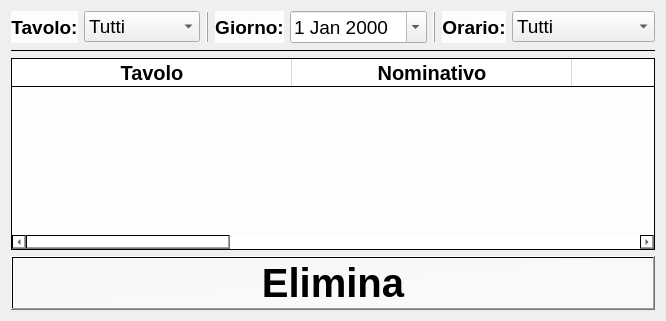
      <widget class="QWidget" name="mostra">
       <attribute name="title">
        <string>Prenotazioni</string>
       </attribute>
       <layout class="QGridLayout" name="gridLayout">
        <item row="0" column="0">
         <layout class="QHBoxLayout" name="horizontalLayout">
          <item>
           <widget class="QLabel" name="label_5">
            <property name="font">
             <font>
              <pointsize>14</pointsize>
              <weight>75</weight>
              <bold>true</bold>
             </font>
            </property>
            <property name="styleSheet">
             <string notr="true">background-image: url(:/ristorante/tpg.png);background-color: qlineargradient(spread:pad, x1:0, y1:1, x2:1, y2:0, stop:0 rgba(255, 255, 255, 225), stop:1 rgba(255, 255, 255, 227));</string>
            </property>
            <property name="text">
             <string>Tavolo:</string>
            </property>
            <property name="alignment">
             <set>Qt::AlignCenter</set>
            </property>
           </widget>
          </item>
          <item>
           <widget class="QComboBox" name="cb_tavolo">
            <property name="font">
             <font>
              <pointsize>14</pointsize>
              <weight>50</weight>
              <bold>false</bold>
             </font>
            </property>
            <property name="cursor">
             <cursorShape>PointingHandCursor</cursorShape>
            </property>
            <property name="styleSheet">
             <string notr="true">background-image: url(:/ristorante/8-85556_silver-mat-color.jpg);</string>
            </property>
            <item>
             <property name="text">
              <string>Tutti</string>
             </property>
            </item>
            <item>
             <property name="text">
              <string>Tavolo 1</string>
             </property>
            </item>
            <item>
             <property name="text">
              <string>Tavolo 2</string>
             </property>
            </item>
            <item>
             <property name="text">
              <string>Tavolo 3</string>
             </property>
            </item>
            <item>
             <property name="text">
              <string>Tavolo 4</string>
             </property>
            </item>
            <item>
             <property name="text">
              <string>Tavolo 5</string>
             </property>
            </item>
            <item>
             <property name="text">
              <string>Tavolo 6</string>
             </property>
            </item>
            <item>
             <property name="text">
              <string>Tavolo 7</string>
             </property>
            </item>
            <item>
             <property name="text">
              <string>Tavolo 8</string>
             </property>
            </item>
            <item>
             <property name="text">
              <string>Tavolo 9</string>
             </property>
            </item>
            <item>
             <property name="text">
              <string>Tavolo 10</string>
             </property>
            </item>
            <item>
             <property name="text">
              <string>Tavolo 11</string>
             </property>
            </item>
            <item>
             <property name="text">
              <string>Tavolo 12</string>
             </property>
            </item>
            <item>
             <property name="text">
              <string>Tavolo 13</string>
             </property>
            </item>
            <item>
             <property name="text">
              <string>Tavolo 14</string>
             </property>
            </item>
            <item>
             <property name="text">
              <string>Tavolo 15</string>
             </property>
            </item>
            <item>
             <property name="text">
              <string>Tavolo 16</string>
             </property>
            </item>
           </widget>
          </item>
          <item>
           <widget class="Line" name="line_3">
            <property name="frameShadow">
             <enum>QFrame::Raised</enum>
            </property>
            <property name="orientation">
             <enum>Qt::Vertical</enum>
            </property>
           </widget>
          </item>
          <item>
           <widget class="QLabel" name="label_3">
            <property name="font">
             <font>
              <pointsize>14</pointsize>
              <weight>75</weight>
              <bold>true</bold>
             </font>
            </property>
            <property name="styleSheet">
             <string notr="true">background-color: qlineargradient(spread:pad, x1:0, y1:1, x2:1, y2:0, stop:0 rgba(255, 255, 255, 225), stop:1 rgba(255, 255, 255, 227));background-image: url(:/ristorante/tpg.png);</string>
            </property>
            <property name="text">
             <string>Giorno:</string>
            </property>
            <property name="alignment">
             <set>Qt::AlignCenter</set>
            </property>
           </widget>
          </item>
          <item>
           <widget class="QDateEdit" name="de_data_2">
            <property name="font">
             <font>
              <pointsize>14</pointsize>
              <weight>50</weight>
              <bold>false</bold>
             </font>
            </property>
            <property name="cursor">
             <cursorShape>PointingHandCursor</cursorShape>
            </property>
            <property name="styleSheet">
             <string notr="true">background-image: url(:/ristorante/8-85556_silver-mat-color.jpg);</string>
            </property>
            <property name="calendarPopup">
             <bool>true</bool>
            </property>
           </widget>
          </item>
          <item>
           <widget class="Line" name="line_4">
            <property name="frameShadow">
             <enum>QFrame::Raised</enum>
            </property>
            <property name="orientation">
             <enum>Qt::Vertical</enum>
            </property>
           </widget>
          </item>
          <item>
           <widget class="QLabel" name="label_4">
            <property name="font">
             <font>
              <pointsize>14</pointsize>
              <weight>75</weight>
              <bold>true</bold>
             </font>
            </property>
            <property name="styleSheet">
             <string notr="true">background-color: qlineargradient(spread:pad, x1:0, y1:1, x2:1, y2:0, stop:0 rgba(255, 255, 255, 225), stop:1 rgba(255, 255, 255, 227));background-image: url(:/ristorante/tpg.png);</string>
            </property>
            <property name="text">
             <string>Orario:</string>
            </property>
            <property name="alignment">
             <set>Qt::AlignCenter</set>
            </property>
           </widget>
          </item>
          <item>
           <widget class="QComboBox" name="cb_orario_2">
            <property name="font">
             <font>
              <pointsize>14</pointsize>
              <weight>50</weight>
              <bold>false</bold>
             </font>
            </property>
            <property name="cursor">
             <cursorShape>PointingHandCursor</cursorShape>
            </property>
            <property name="styleSheet">
             <string notr="true">background-image: url(:/ristorante/8-85556_silver-mat-color.jpg);</string>
            </property>
            <item>
             <property name="text">
              <string>Tutti</string>
             </property>
            </item>
            <item>
             <property name="text">
              <string>12:00 - 14:00</string>
             </property>
            </item>
            <item>
             <property name="text">
              <string>14:00 - 16:00</string>
             </property>
            </item>
            <item>
             <property name="text">
              <string>18:00 - 20:00</string>
             </property>
            </item>
            <item>
             <property name="text">
              <string>20:00 - 22:00</string>
             </property>
            </item>
            <item>
             <property name="text">
              <string>22:00 - 24:00</string>
             </property>
            </item>
           </widget>
          </item>
         </layout>
        </item>
        <item row="1" column="0">
         <widget class="Line" name="line_2">
          <property name="frameShadow">
           <enum>QFrame::Plain</enum>
          </property>
          <property name="orientation">
           <enum>Qt::Horizontal</enum>
          </property>
         </widget>
        </item>
        <item row="2" column="0">
         <layout class="QVBoxLayout" name="verticalLayout">
          <item>
           <widget class="QTableWidget" name="tabella_prenotazioni">
            <property name="font">
             <font>
              <pointsize>11</pointsize>
             </font>
            </property>
            <property name="styleSheet">
             <string notr="true">background-image: url(:/ristorante/tpg.png);
background-color: qlineargradient(spread:pad, x1:0, y1:1, x2:1, y2:0, stop:0 rgba(255, 255, 255, 225), stop:1 rgba(255, 255, 255, 227));</string>
            </property>
            <property name="frameShadow">
             <enum>QFrame::Sunken</enum>
            </property>
            <property name="editTriggers">
             <set>QAbstractItemView::NoEditTriggers</set>
            </property>
            <property name="selectionMode">
             <enum>QAbstractItemView::SingleSelection</enum>
            </property>
            <property name="selectionBehavior">
             <enum>QAbstractItemView::SelectRows</enum>
            </property>
            <attribute name="horizontalHeaderDefaultSectionSize">
             <number>280</number>
            </attribute>
            <attribute name="horizontalHeaderStretchLastSection">
             <bool>true</bool>
            </attribute>
            <column>
             <property name="text">
              <string>Tavolo</string>
             </property>
             <property name="font">
              <font>
               <pointsize>15</pointsize>
               <weight>75</weight>
               <bold>true</bold>
              </font>
             </property>
            </column>
            <column>
             <property name="text">
              <string>Nominativo</string>
             </property>
             <property name="font">
              <font>
               <pointsize>15</pointsize>
               <weight>75</weight>
               <bold>true</bold>
              </font>
             </property>
            </column>
            <column>
             <property name="text">
              <string>Persone</string>
             </property>
             <property name="font">
              <font>
               <pointsize>15</pointsize>
               <weight>75</weight>
               <bold>true</bold>
              </font>
             </property>
            </column>
            <column>
             <property name="text">
              <string>Data</string>
             </property>
             <property name="font">
              <font>
               <pointsize>15</pointsize>
               <weight>75</weight>
               <bold>true</bold>
              </font>
             </property>
            </column>
            <column>
             <property name="text">
              <string>Ora</string>
             </property>
             <property name="font">
              <font>
               <pointsize>15</pointsize>
               <weight>75</weight>
               <bold>true</bold>
              </font>
             </property>
            </column>
            <column>
             <property name="text">
              <string>Camera</string>
             </property>
             <property name="font">
              <font>
               <pointsize>15</pointsize>
               <weight>75</weight>
               <bold>true</bold>
              </font>
             </property>
            </column>
           </widget>
          </item>
          <item>
           <widget class="QPushButton" name="pushButton_2">
            <property name="minimumSize">
             <size>
              <width>0</width>
              <height>50</height>
             </size>
            </property>
            <property name="font">
             <font>
              <pointsize>30</pointsize>
              <weight>75</weight>
              <bold>true</bold>
             </font>
            </property>
            <property name="cursor">
             <cursorShape>PointingHandCursor</cursorShape>
            </property>
            <property name="styleSheet">
             <string notr="true">background-image: url(:/ristorante/tpg.png);
background-color: qlineargradient(spread:pad, x1:0, y1:0, x2:1, y2:1, stop:0 rgba(255, 255, 255, 140), stop:1 rgba(255, 255, 255, 165));</string>
            </property>
            <property name="text">
             <string>Elimina</string>
            </property>
           </widget>
          </item>
         </layout>
        </item>
       </layout>
      </widget>
